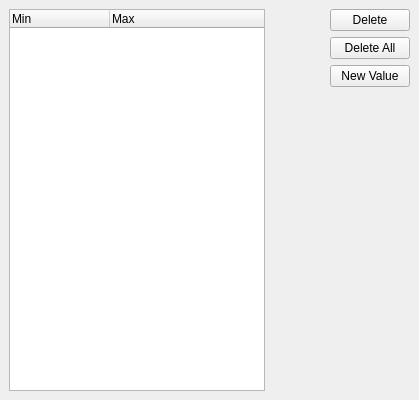
<ui version="4.0" >
 <class>ExtractThresholdsPanel</class>
 <widget class="QWidget" name="ExtractThresholdsPanel" >
  <property name="geometry" >
   <rect>
    <x>0</x>
    <y>0</y>
    <width>419</width>
    <height>400</height>
   </rect>
  </property>
  <property name="windowTitle" >
   <string>Form</string>
  </property>
  <layout class="QHBoxLayout" >
   <property name="margin" >
    <number>9</number>
   </property>
   <property name="spacing" >
    <number>6</number>
   </property>
   <item>
    <layout class="QHBoxLayout" >
     <property name="margin" >
      <number>0</number>
     </property>
     <property name="spacing" >
      <number>6</number>
     </property>
     <item>
      <widget class="QTreeWidget" name="Thresholds" >
       <property name="editTriggers" >
        <set>QAbstractItemView::DoubleClicked|QAbstractItemView::EditKeyPressed|QAbstractItemView::NoEditTriggers</set>
       </property>
       <property name="tabKeyNavigation" >
        <bool>true</bool>
       </property>
       <property name="alternatingRowColors" >
        <bool>true</bool>
       </property>
       <property name="selectionMode" >
        <enum>QAbstractItemView::ExtendedSelection</enum>
       </property>
       <property name="indentation" >
        <number>10</number>
       </property>
       <property name="rootIsDecorated" >
        <bool>false</bool>
       </property>
       <property name="itemsExpandable" >
        <bool>false</bool>
       </property>
       <property name="sortingEnabled" >
        <bool>false</bool>
       </property>
       <property name="allColumnsShowFocus" >
        <bool>false</bool>
       </property>
       <property name="columnCount" >
        <number>2</number>
       </property>
       <column>
        <property name="text" >
         <string>Min</string>
        </property>
       </column>
       <column>
        <property name="text" >
         <string>Max</string>
        </property>
       </column>
      </widget>
     </item>
     <item>
      <spacer>
       <property name="orientation" >
        <enum>Qt::Horizontal</enum>
       </property>
       <property name="sizeHint" >
        <size>
         <width>40</width>
         <height>20</height>
        </size>
       </property>
      </spacer>
     </item>
     <item>
      <layout class="QVBoxLayout" >
       <property name="margin" >
        <number>0</number>
       </property>
       <property name="spacing" >
        <number>6</number>
       </property>
       <item>
        <widget class="QPushButton" name="Delete" >
         <property name="enabled" >
          <bool>true</bool>
         </property>
         <property name="toolTip" >
          <string>Delete selected values from the current set</string>
         </property>
         <property name="text" >
          <string>Delete</string>
         </property>
        </widget>
       </item>
       <item>
        <widget class="QPushButton" name="DeleteAll" >
         <property name="enabled" >
          <bool>true</bool>
         </property>
         <property name="toolTip" >
          <string>Delete all values</string>
         </property>
         <property name="text" >
          <string>Delete All</string>
         </property>
        </widget>
       </item>
       <item>
        <widget class="QPushButton" name="NewValue" >
         <property name="toolTip" >
          <string>Add a single value to the current set</string>
         </property>
         <property name="statusTip" >
          <string>Add a single value to the current set.</string>
         </property>
         <property name="text" >
          <string>New Value</string>
         </property>
        </widget>
       </item>
       <item>
        <spacer>
         <property name="orientation" >
          <enum>Qt::Vertical</enum>
         </property>
         <property name="sizeHint" >
          <size>
           <width>20</width>
           <height>40</height>
          </size>
         </property>
        </spacer>
       </item>
      </layout>
     </item>
    </layout>
   </item>
  </layout>
 </widget>
 <resources/>
 <connections/>
</ui>
